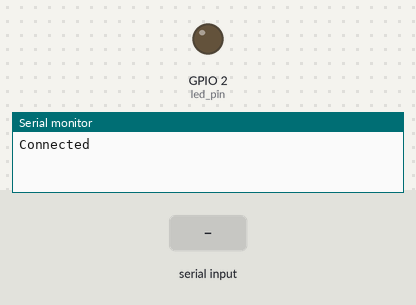
A sketch run on a simulated ESP32. Shown: output pins drawn as LEDs (lit = HIGH), the last lines printed to the serial monitor. The inputs (shaded band) are chosen by the test bench.

Above: at 1.9 s.
2.0 s: "5\n" received over Serial
At 3.4 s:
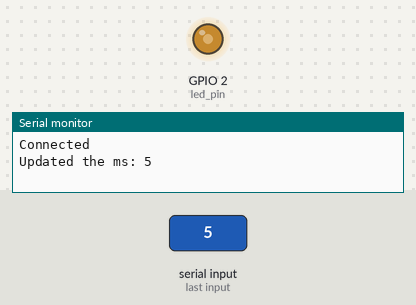
4.5 s: "90,45\n" received over Serial
At 4.82 s:
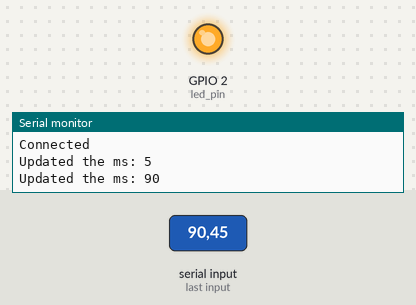
Timing chart, 0 to 13.5 s (numbered marks = the images above; inputs shaded):
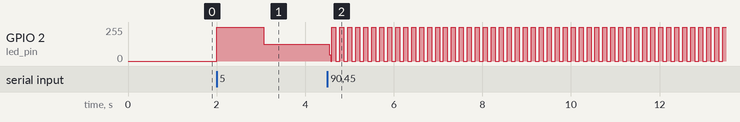

Measured:
- after the input at 4.5 s, GPIO 2 (led_pin): 127/255 → 46/255 at once, then moves between 0/255 and 255/255, repeating every 0.90 s

The sketch:

PRINTING.ino
```cpp
#include "Arduino.h"

#define configUSE_PREEMPTION 1
#define configUSE_TIME_SLICING 1


#if CONFIG_FREERTOS_UNICORE
static const BaseType_t app_cpu = 0;
#else
static const BaseType_t app_cpu = 1;
#endif

//Pins
static const int led_pin = LED_BUILTIN;

int led_delay = 1000;

static TaskHandle_t hTask_1 = NULL;
static TaskHandle_t hTask_2 = NULL;

void funcTask_1(void *parameter){
  while (1){

    vTaskDelay(led_delay / portTICK_PERIOD_MS);
    digitalWrite(led_pin, HIGH);
    vTaskDelay(led_delay / portTICK_PERIOD_MS);
    digitalWrite(led_pin, LOW);
  }
}

void funcTask_2(void *parameter){
  while (1){
    if (Serial.available() > 0) {
      String data = Serial.readStringUntil('\n');
      if (data.length() > 0) {
        int new_delay = data.toInt();
        if (new_delay > 0) { // Check to avoid 0 or invalid values
          led_delay = new_delay;
          Serial.print("Updated the ms: ");
          Serial.println(led_delay);
        }
      }
    }
    vTaskDelay(50 / portTICK_PERIOD_MS);
  }
}


void setup() {
  Serial.begin(9600);
  vTaskDelay(1000 / portTICK_PERIOD_MS);
  // put your setup code here, to run once:
  Serial.println();
  Serial.println("Connected");
  pinMode(led_pin, OUTPUT);
  xTaskCreatePinnedToCore(funcTask_1, //Function to run
                        NULL, // Name of task
                        1024, //Stack size
                        NULL, //argument
                        1, //Task priority
                        &hTask_1, // Task handle
                        app_cpu); //for one core only
  xTaskCreatePinnedToCore(funcTask_2, //Function to run
                        NULL, // Name of task
                        1024, //Stack size
                        NULL, //argument
                        2, //Task priority
                        &hTask_2, // Task handle
                        app_cpu); //for one core only
  vTaskDelete(NULL);
  vTaskStartScheduler();
  for (;;);
}

void loop() {
  //Never runs
}
```
